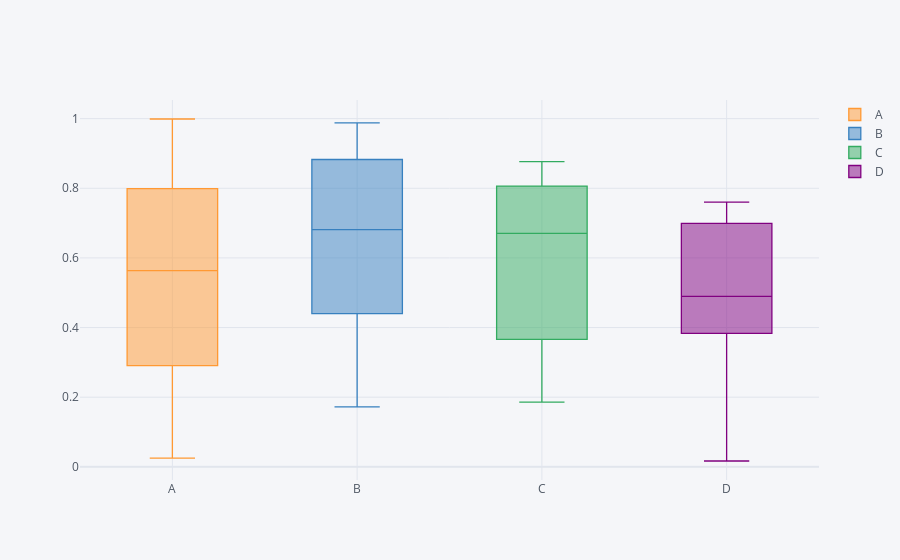

The notebook cell saved with this chart:
### Code cell
df.iplot(kind='box')

### Figure 1 — Plotly figure (JSON) as saved in the notebook; plotly's stock layout.template omitted (floating-point values rounded to 4 significant figures)
{"data": [{"boxpoints": false, "line": {"width": 1.3}, "marker": {"color": "rgba(255, 153, 51, 1.0)"}, "name": "A", "orientation": "v", "type": "box", "y": [0.291, 0.7651, 0.71, 0.1876, 0.0251, 0.8098, 0.9989, 0.7991, 0.3008, 0.4169]}, {"boxpoints": false, "line": {"width": 1.3}, "marker": {"color": "rgba(55, 128, 191, 1.0)"}, "name": "B", "orientation": "v", "type": "box", "y": [0.4399, 0.1725, 0.9266, 0.6142, 0.6873, 0.7149, 0.6746, 0.2048, 0.9876, 0.8826]}, {"boxpoints": false, "line": {"width": 1.3}, "marker": {"color": "rgba(50, 171, 96, 1.0)"}, "name": "C", "orientation": "v", "type": "box", "y": [0.6996, 0.4034, 0.1857, 0.8062, 0.3313, 0.8764, 0.7377, 0.3661, 0.8124, 0.6416]}, {"boxpoints": false, "line": {"width": 1.3}, "marker": {"color": "rgba(128, 0, 128, 1.0)"}, "name": "D", "orientation": "v", "type": "box", "y": [0.3834, 0.7605, 0.7128, 0.485, 0.6989, 0.388, 0.5753, 0.494, 0.01682, 0.3243]}], "layout": {"legend": {"bgcolor": "#F5F6F9", "font": {"color": "#4D5663"}}, "paper_bgcolor": "#F5F6F9", "plot_bgcolor": "#F5F6F9", "title": {"font": {"color": "#4D5663"}}, "xaxis": {"gridcolor": "#E1E5ED", "showgrid": true, "tickfont": {"color": "#4D5663"}, "title": {"font": {"color": "#4D5663"}, "text": ""}, "zerolinecolor": "#E1E5ED"}, "yaxis": {"gridcolor": "#E1E5ED", "showgrid": true, "tickfont": {"color": "#4D5663"}, "title": {"font": {"color": "#4D5663"}, "text": ""}, "zerolinecolor": "#E1E5ED"}}}
